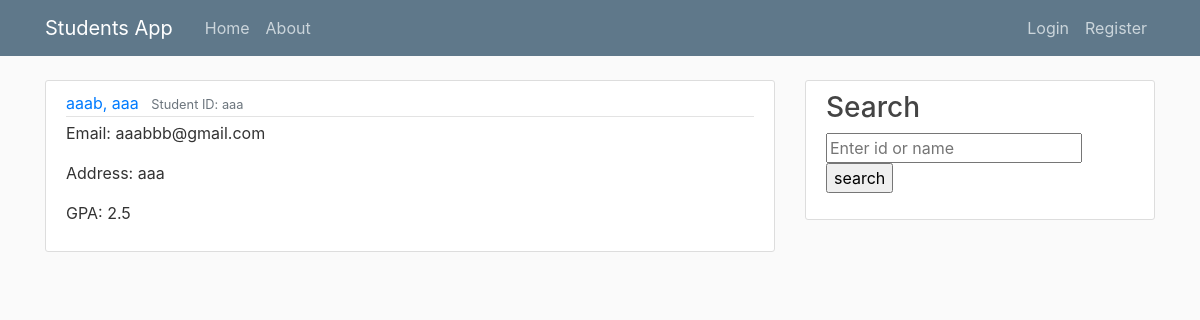
/student/aaa/, run on the app's committed database.
### studentsApp/models.py (models this page shows, shortened)
class StudentsInfo(models.Model):
	first_name = models.CharField(max_length=50)
	last_name = models.CharField(max_length=50)
	student_id = models.CharField(max_length=10, primary_key=True)
	email = models.CharField(max_length=50)
	address = models.TextField()
	gpa = models.CharField(max_length=5)

### studentsApp/views.py (the view)
# urls.py: path('student/<pk>/', StudentDetailView.as_view(), name='student-detail'),
class StudentDetailView(DetailView):
	model = StudentsInfo

### studentsApp/templates/studentsApp/StudentsInfo_detail.html (shortened to what this page needs)
{% extends "studentsApp/base.html" %}
{% block content%}
        <article class="media content-section">
          <div class="media-body">
            <div class="article-metadata">
              <a class="mr-2" href="#">{{ object.first_name }}, {{ object.last_name}}</a>
              <small class="text-muted">Student ID: {{ object.student_id }} </small>
            </div>
            <p class="article-content">Email: {{ object.email }}</p>
            <p class="article-content">Address: {{ object.address }}</p>
            <p class="article-content">GPA: {{ object.gpa }}</p>
          </div>
        </article>
{% endblock content%}

### studentsApp/static/studentsApp/main.css (style rules this page uses)
body { background: #fafafa; color: #333333; margin-top: 5rem; }
.content-section { background: #ffffff; padding: 10px 20px; border: 1px solid #dddddd; border-radius: 3px; margin-bottom: 20px; }
.article-content { white-space: pre-line; }
.article-metadata { padding-bottom: 1px; margin-bottom: 4px; border-bottom: 1px solid #e3e3e3 }

### data on the page
StudentsInfo: first_name "aaab", last_name "aaa", student_id "aaa", email "aaabbb@gmail.com", address "aaa", gpa "2.5"
